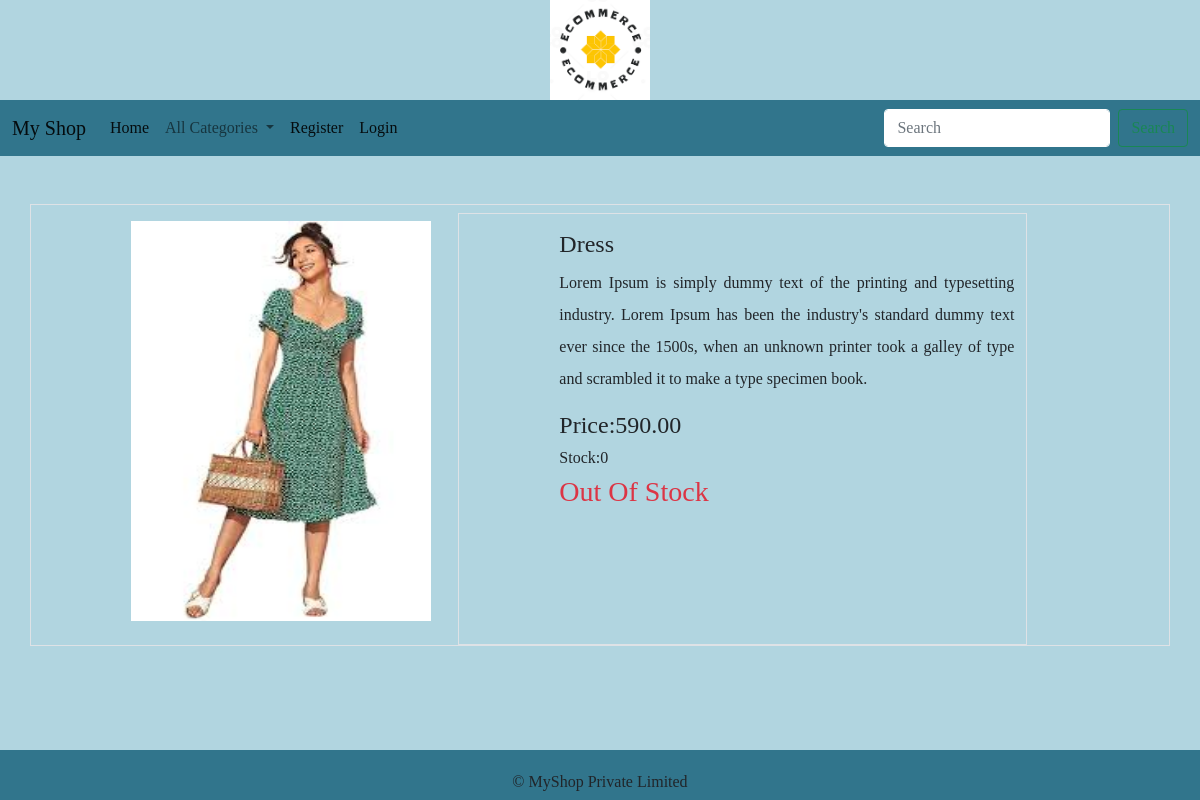
/detail/1, run on the app's committed database.
### shop/models.py (models this page shows, shortened)
class Product(models.Model):
    name = models.CharField(max_length=20)
    image=models.ImageField(upload_to='categories',null=True,blank=True)
    desc = models.TextField()
    price=models.DecimalField(max_digits=10,decimal_places=2)
    stock=models.IntegerField()
    available=models.BooleanField(default=True)
    created=models.DateTimeField(auto_now_add=True) #one time
    updated=models.DateTimeField(auto_now=True) #every time we update record
    category=models.ForeignKey(Category,on_delete=models.CASCADE)

### shop/views.py (the view)
# urls.py: path('detail/<int:p>',views.showdetail,name="detail"),
def showdetail(request,p):
    p=Product.objects.get(id=p)
    return render(request,'detail.html',{'p':p})

### cart/context_processors.py (called while the page is built, shortened)
def total(request):
    count = 0
    return {'count':count}

### shop/context_processors.py (called while the page is built)
def links(request):
    c=Category.objects.all()
    return {'links':c}

### templates/detail.html
{% extends 'base.html' %}
{% block content %}
<div class="container">
    <div class="row border border-1 mt-5">
    <div class="col-4 me-5 pt-3 pb-4" style="padding-left:100px;">
        <img src="{{p.image.url}}" height="400px" width="300px" >
    </div>
    <div class="col-6 me-5 mt-2 pt-3 border border-1" style="padding-left:100px;">
        <h4>{{p.name}}</h4>
        <p style="text-align:justify;line-height:2">{{p.desc}}</p>
        <h4 class="mt-2">Price:{{p.price}}</h4>
        <h6 class="mt-2">Stock:{{p.stock}}</h6>
        {% if user.is_superuser == True %}
        {% if p.stock > 0 %}
        <h3 class="text-success">Product In Stock </h3>
            <a href="{% url 'admin:index' %}" class="btn btn-secondary mt-4">Add Stock </a>
        {% else %}
            <h3 class="text-danger">Product Out Of Stock</h3>
        <a href="{% url 'admin:index' %}" class="btn btn-secondary mt-4" style="width:300px">Add Stock</a>
        {% endif %}
        {% else %}
        {% if p.stock > 0 %}
        <a href="{% url 'cart:addtocart' p.id %}" class="btn btn-secondary mt-4" style="width:300px">Add to Cart</a>
        {% else %}
        <h3 class="text-danger">Out Of Stock</h3>
        {% endif %}
        {% endif %}
     </div>
    </div>
</div>
{% endblock %}

### static/css/style.css (style rules this page uses)
body { background-color:#b1d5e0; font-family: "Spectral", serif; font-weight: 400; font-style: normal; }

### data on the page
Product: image (picture), name "Dress", desc "Lorem Ipsum is simply dummy text of the printing and typesetting industry. Lorem Ipsum has been the industry's standard dummy text ever since the 1500s, when an unknown printer took a galley of type and scrambled it to make a type specimen book.", price "590.00", stock "0"
